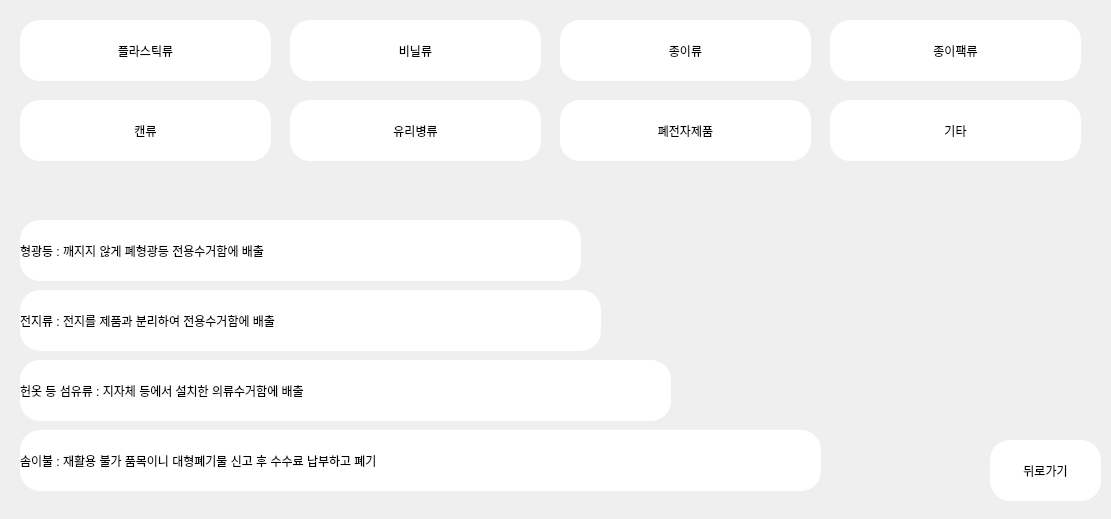
<?xml version="1.0" encoding="UTF-8"?>
<ui version="4.0">
 <class>MainWindow</class>
 <widget class="QMainWindow" name="MainWindow">
  <property name="geometry">
   <rect>
    <x>0</x>
    <y>0</y>
    <width>1111</width>
    <height>519</height>
   </rect>
  </property>
  <property name="minimumSize">
   <size>
    <width>1111</width>
    <height>0</height>
   </size>
  </property>
  <property name="maximumSize">
   <size>
    <width>1111</width>
    <height>16777215</height>
   </size>
  </property>
  <property name="windowTitle">
   <string>MainWindow</string>
  </property>
  <widget class="QWidget" name="centralwidget">
   <widget class="QPushButton" name="elecButton">
    <property name="geometry">
     <rect>
      <x>560</x>
      <y>100</y>
      <width>251</width>
      <height>61</height>
     </rect>
    </property>
    <property name="styleSheet">
     <string notr="true">border-radius:20px;
background-color: rgb(255,255,255);
front : 10pt &quot;MS Shell Dig 2&quot;;</string>
    </property>
    <property name="text">
     <string>폐전자제품</string>
    </property>
   </widget>
   <widget class="QPushButton" name="paperButton">
    <property name="geometry">
     <rect>
      <x>560</x>
      <y>20</y>
      <width>251</width>
      <height>61</height>
     </rect>
    </property>
    <property name="styleSheet">
     <string notr="true">border-radius:20px;
background-color: rgb(255,255,255);
front : 10pt &quot;MS Shell Dig 2&quot;;</string>
    </property>
    <property name="text">
     <string>종이류</string>
    </property>
   </widget>
   <widget class="QPushButton" name="plasticButton">
    <property name="geometry">
     <rect>
      <x>20</x>
      <y>20</y>
      <width>251</width>
      <height>61</height>
     </rect>
    </property>
    <property name="styleSheet">
     <string notr="true">border-radius:20px;
background-color: rgb(255,255,255);
front : 10pt &quot;MS Shell Dig 2&quot;;</string>
    </property>
    <property name="text">
     <string>플라스틱류</string>
    </property>
   </widget>
   <widget class="QLabel" name="label_2">
    <property name="geometry">
     <rect>
      <x>20</x>
      <y>220</y>
      <width>561</width>
      <height>61</height>
     </rect>
    </property>
    <property name="styleSheet">
     <string notr="true">border-radius:20px;
background-color: rgb(255,255,255);
front : 10pt &quot;MS Shell Dig 2&quot;;
qproperty-alignment: AlignCenter;</string>
    </property>
    <property name="text">
     <string>형광등 : 깨지지 않게 폐형광등 전용수거함에 배출</string>
    </property>
   </widget>
   <widget class="QLabel" name="label_5">
    <property name="geometry">
     <rect>
      <x>20</x>
      <y>360</y>
      <width>651</width>
      <height>61</height>
     </rect>
    </property>
    <property name="styleSheet">
     <string notr="true">border-radius:20px;
background-color: rgb(255,255,255);
front : 10pt &quot;MS Shell Dig 2&quot;;
qproperty-alignment: AlignCenter;</string>
    </property>
    <property name="text">
     <string>헌옷 등 섬유류 : 지자체 등에서 설치한 의류수거함에 배출</string>
    </property>
   </widget>
   <widget class="QPushButton" name="glassButton">
    <property name="geometry">
     <rect>
      <x>290</x>
      <y>100</y>
      <width>251</width>
      <height>61</height>
     </rect>
    </property>
    <property name="styleSheet">
     <string notr="true">border-radius:20px;
background-color: rgb(255,255,255);
front : 10pt &quot;MS Shell Dig 2&quot;;</string>
    </property>
    <property name="text">
     <string>유리병류</string>
    </property>
   </widget>
   <widget class="QPushButton" name="etcButton">
    <property name="geometry">
     <rect>
      <x>830</x>
      <y>100</y>
      <width>251</width>
      <height>61</height>
     </rect>
    </property>
    <property name="styleSheet">
     <string notr="true">border-radius:20px;
background-color: rgb(255,255,255);
front : 10pt &quot;MS Shell Dig 2&quot;;</string>
    </property>
    <property name="text">
     <string>기타</string>
    </property>
   </widget>
   <widget class="QPushButton" name="vinylButton">
    <property name="geometry">
     <rect>
      <x>290</x>
      <y>20</y>
      <width>251</width>
      <height>61</height>
     </rect>
    </property>
    <property name="styleSheet">
     <string notr="true">border-radius:20px;
background-color: rgb(255,255,255);
front : 10pt &quot;MS Shell Dig 2&quot;;</string>
    </property>
    <property name="text">
     <string>비닐류</string>
    </property>
   </widget>
   <widget class="QPushButton" name="paperBagButton">
    <property name="geometry">
     <rect>
      <x>830</x>
      <y>20</y>
      <width>251</width>
      <height>61</height>
     </rect>
    </property>
    <property name="styleSheet">
     <string notr="true">border-radius:20px;
background-color: rgb(255,255,255);
front : 10pt &quot;MS Shell Dig 2&quot;;</string>
    </property>
    <property name="text">
     <string>종이팩류</string>
    </property>
   </widget>
   <widget class="QPushButton" name="canButton">
    <property name="geometry">
     <rect>
      <x>20</x>
      <y>100</y>
      <width>251</width>
      <height>61</height>
     </rect>
    </property>
    <property name="styleSheet">
     <string notr="true">border-radius:20px;
background-color: rgb(255,255,255);
front : 10pt &quot;MS Shell Dig 2&quot;;</string>
    </property>
    <property name="text">
     <string>캔류</string>
    </property>
   </widget>
   <widget class="QLabel" name="label_4">
    <property name="geometry">
     <rect>
      <x>20</x>
      <y>290</y>
      <width>581</width>
      <height>61</height>
     </rect>
    </property>
    <property name="styleSheet">
     <string notr="true">border-radius:20px;
background-color: rgb(255,255,255);
front : 10pt &quot;MS Shell Dig 2&quot;;
qproperty-alignment: AlignCenter;</string>
    </property>
    <property name="text">
     <string>전지류 : 전지를 제품과 분리하여 전용수거함에 배출</string>
    </property>
   </widget>
   <widget class="QPushButton" name="backButton">
    <property name="geometry">
     <rect>
      <x>990</x>
      <y>440</y>
      <width>111</width>
      <height>61</height>
     </rect>
    </property>
    <property name="styleSheet">
     <string notr="true">border-radius:20px;
background-color: rgb(255,255,255);
front : 10pt &quot;MS Shell Dig 2&quot;;</string>
    </property>
    <property name="text">
     <string>뒤로가기</string>
    </property>
   </widget>
   <widget class="QLabel" name="label_6">
    <property name="geometry">
     <rect>
      <x>20</x>
      <y>430</y>
      <width>801</width>
      <height>61</height>
     </rect>
    </property>
    <property name="styleSheet">
     <string notr="true">border-radius:20px;
background-color: rgb(255,255,255);
front : 10pt &quot;MS Shell Dig 2&quot;;
qproperty-alignment: AlignCenter;</string>
    </property>
    <property name="text">
     <string>솜이불 : 재활용 불가 품목이니 대형폐기물 신고 후 수수료 납부하고 폐기</string>
    </property>
   </widget>
  </widget>
 </widget>
 <resources/>
 <connections/>
</ui>
